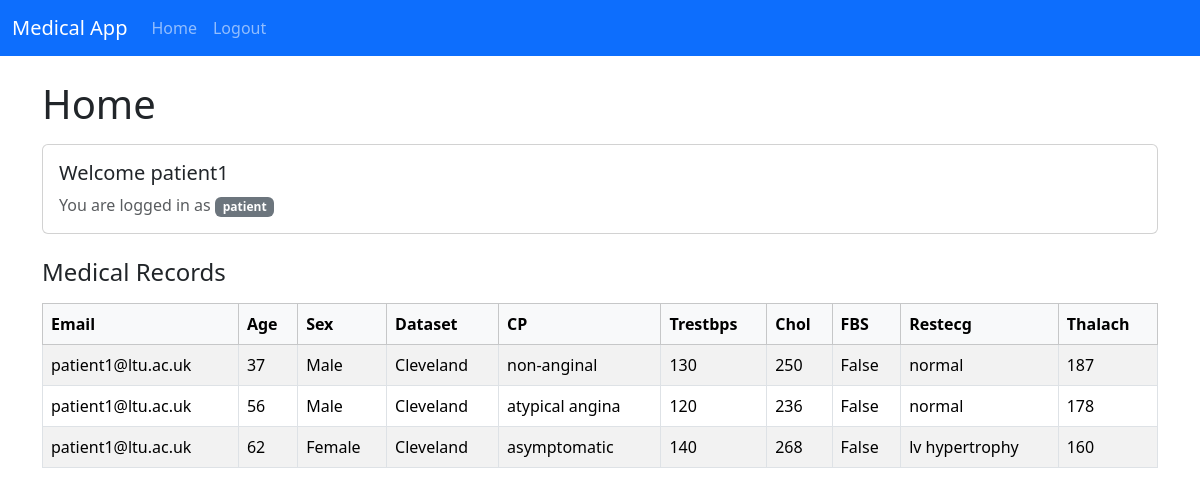
/ (signed in), run on an earlier commit of the app's database.
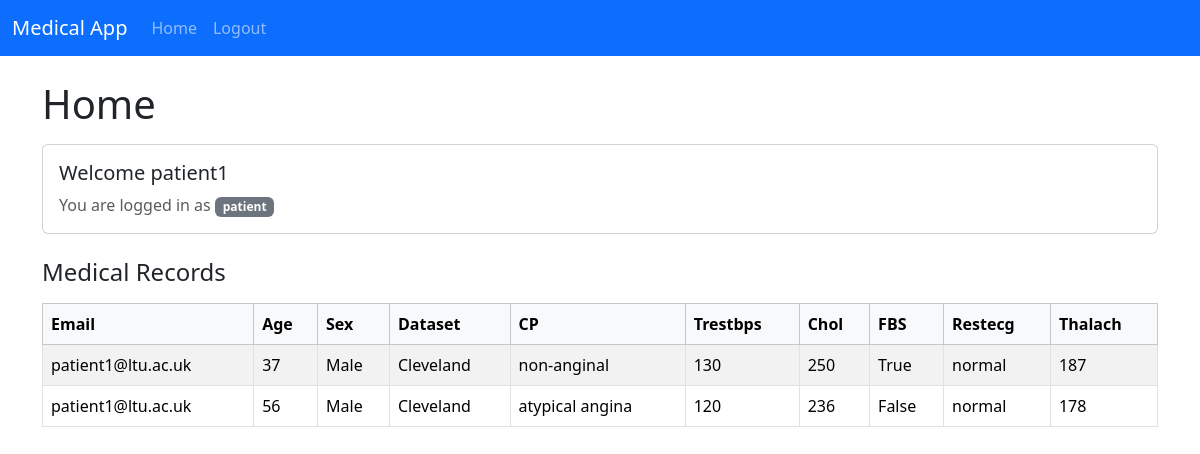
And on a later commit of the database.
### models.py (models this page shows)
class User(UserMixin, db.Model):
  id: Mapped[int] = mapped_column(primary_key=True)
  username: Mapped[str] = mapped_column(nullable=False)
  email: Mapped[str] = mapped_column(String(128) , nullable=False , unique=True)
  password: Mapped[str] = mapped_column(String(255), nullable=False)
  role_id : Mapped[int] = mapped_column(ForeignKey("role.id"))
  role: Mapped["Role"] = relationship("Role", back_populates="users")
  medical_records: Mapped[List["MedicalRecord"]] = relationship("MedicalRecord", back_populates="user")

class Role(db.Model):
  id: Mapped[int] = mapped_column(primary_key=True)
  name: Mapped[str] = mapped_column(nullable=False)
  users: Mapped[List["User"]] = relationship("User", back_populates="role")

class MedicalRecord(db.Model):
  id: Mapped[int] = mapped_column(primary_key=True)
  age: Mapped[int] = mapped_column(nullable=False)
  sex: Mapped[str] = mapped_column(nullable=False)
  dataset: Mapped[str] = mapped_column(nullable=False)
  cp: Mapped[str] = mapped_column(nullable=False)
  trestbps: Mapped[int] = mapped_column(nullable=True)
  chol: Mapped[int] = mapped_column(nullable=True)
  fbs: Mapped[bool] = mapped_column(nullable=True)
  restecg: Mapped[str] = mapped_column(nullable=True)
  thalach: Mapped[int] = mapped_column(nullable=True)
  user_id: Mapped[int] = mapped_column(ForeignKey("user.id"))
  user: Mapped["User"] = relationship("User", back_populates="medical_records")

### main.py (the view)
@app.route("/" , methods=["GET"])
@login_required
def home():
    if current_user.role.name == "patient":
        medical_records = db.session.scalars(select(MedicalRecord).where(MedicalRecord.user_id == current_user.id)).all()
        return render_template('home.html' , medical_records=medical_records)
    medical_records = db.session.scalars(select(MedicalRecord)).all()
    return render_template('home.html' , medical_records=medical_records)

### main.py (called while the page is built)
@login_manager.user_loader
def load_user(user_id):
    if user_id is None:
        return None
    try:
        return db.session.get(User, int(user_id))
    except (ValueError, TypeError):
        return None

### templates/home.html (shortened to what this page needs)
{% extends 'base.html' %}
{% block body %}
<h1 class="mb-3">Home</h1>
<div class="card mb-4">
    <div class="card-body">
        <h5 class="card-title">Welcome {{ current_user.username }}</h5>
        <p class="card-text text-muted mb-0">You are logged in as <span class="badge bg-secondary">{{ current_user.role.name }}</span></p>
    </div>
</div>
<h2 class="h4 mb-3">Medical Records</h2>
<div class="table-responsive">
    <table class="table table-striped table-hover table-bordered">
        <thead class="table-light">
            <tr>
                <th>Email</th>
                <th>Age</th>
                <th>Sex</th>
                <th>Dataset</th>
                <th>CP</th>
                <th>Trestbps</th>
                <th>Chol</th>
                <th>FBS</th>
                <th>Restecg</th>
                <th>Thalach</th>
            </tr>
        </thead>
        <tbody>
            {% for medical_record in medical_records %}
            <tr>
                <td>{{ medical_record.user.email }}</td>
                <td>{{ medical_record.age }}</td>
                <td>{{ medical_record.sex }}</td>
                <td>{{ medical_record.dataset }}</td>
                <td>{{ medical_record.cp }}</td>
                <td>{{ medical_record.trestbps }}</td>
                <td>{{ medical_record.chol }}</td>
                <td>{{ medical_record.fbs }}</td>
                <td>{{ medical_record.restecg }}</td>
                <td>{{ medical_record.thalach }}</td>
            </tr>
            {% endfor %}
        </tbody>
    </table>
</div>
{% endblock %}

### templates/base.html (shortened to what this page needs)
<!DOCTYPE html>
<html lang="en">
<head>
    <link rel="stylesheet" href="{{ url_for('static', filename='styles.css') }}">
    <link rel="stylesheet" href="https://cdn.jsdelivr.net/npm/bootstrap@5.3.3/dist/css/bootstrap.min.css">
</head>
<body>
    <nav class="navbar navbar-expand-lg navbar-dark bg-primary">
        <div class="container-fluid">
            <a class="navbar-brand" href="{{ url_for('home') }}">Medical App</a>
            <div class="collapse navbar-collapse" id="navbarNav">
                <ul class="navbar-nav me-auto">
                    <li class="nav-item">
                        <a class="nav-link" href="{{ url_for('home') }}">Home</a>
                    </li>
                    {% if current_user.is_authenticated %}
                    <li class="nav-item">
                        <a class="nav-link" href="{{ url_for('logout') }}">Logout</a>
                    </li>
                    {% endif %}
                </ul>
            </div>
        </div>
    </nav>
    <main class="container my-4">
        {% block body %}{% endblock %}
    </main>
</body>
</html>

What changed in the data, as far as the page shows it:
removed MedicalRecord: user.email "patient1@ltu.ac.uk", age "62", sex "Female", dataset "Cleveland", cp "asymptomatic", trestbps "140", chol "268", fbs "False", restecg "lv hypertrophy", thalach "160"
changed MedicalRecord "non-anginal": fbs "False" → "True"
